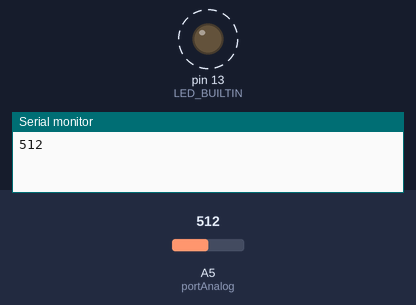
The sketch below on a simulated Arduino Uno, built with avr-gcc and run on an emulated ATmega328P. Parts: output pins drawn as LEDs (lit = HIGH), the last lines printed to the serial monitor. Dashed ring = blinking. Inputs (shaded band) come from the test bench; at power-on: A5 (portAnalog) = 512.

Above: at 1.8 s.
1.9 s: A5 (portAnalog) set to 306
At 2.2 s:
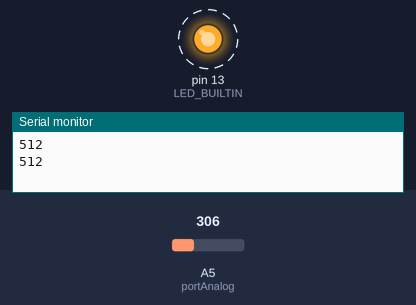
5.4 s: A5 (portAnalog) set to 122
At 5.56 s:
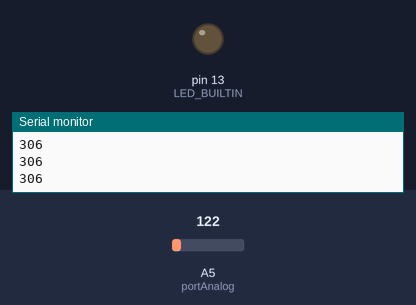
Timing chart, 0 to 14.9 s (numbered marks = the images above; inputs shaded):
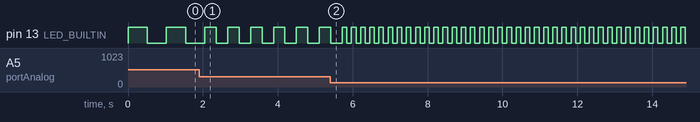

Measured:
- after the input at 1.9 s, pin 13 (LED_BUILTIN): alternates HIGH for 0.31 s and LOW for 0.31 s, starting after 0.46 s
- by itself, pin 13 (LED_BUILTIN): alternates HIGH for 0.51 s and LOW for 0.51 s

The sketch:

S05-magnetic-sensor.ino
```cpp
int portAnalog = A5;
int sensorValue = 0;

void setup () {
  pinMode (LED_BUILTIN, OUTPUT);
  Serial.begin (9600);
}

void loop () {
  sensorValue = analogRead (portAnalog);
  digitalWrite (LED_BUILTIN, HIGH);
  delay (sensorValue);
  digitalWrite (LED_BUILTIN, LOW);
  delay (sensorValue);
  Serial.println (sensorValue, DEC);
}
```
